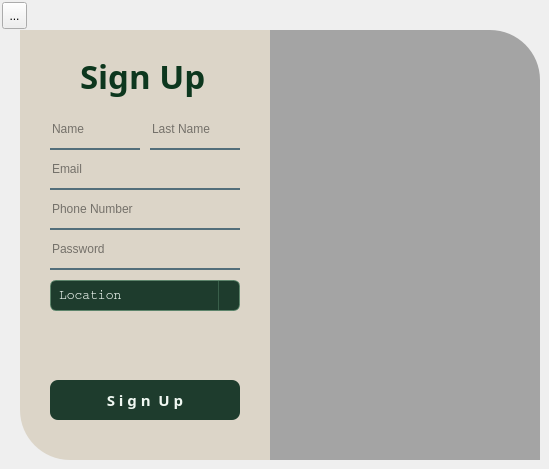
    <widget class="QWidget" name="page_3">
     <widget class="QLabel" name="label_19">
      <property name="geometry">
       <rect>
        <x>20</x>
        <y>30</y>
        <width>250</width>
        <height>430</height>
       </rect>
      </property>
      <property name="font">
       <font>
        <pointsize>20</pointsize>
       </font>
      </property>
      <property name="styleSheet">
       <string notr="true">background-color:rgba(220, 213, 200, 1);
border-bottom-left-radius: 50px;</string>
      </property>
      <property name="text">
       <string/>
      </property>
     </widget>
     <widget class="QLabel" name="label_20">
      <property name="geometry">
       <rect>
        <x>80</x>
        <y>50</y>
        <width>163</width>
        <height>51</height>
       </rect>
      </property>
      <property name="font">
       <font>
        <family>Rockwell</family>
        <pointsize>25</pointsize>
        <italic>false</italic>
        <bold>true</bold>
       </font>
      </property>
      <property name="styleSheet">
       <string notr="true">color:rgba(13, 55, 30, 1);</string>
      </property>
      <property name="text">
       <string>Sign Up</string>
      </property>
     </widget>
     <widget class="QComboBox" name="comboBox_SignCustomerLocation">
      <property name="geometry">
       <rect>
        <x>50</x>
        <y>280</y>
        <width>190</width>
        <height>31</height>
       </rect>
      </property>
      <property name="font">
       <font>
        <family>Courier</family>
        <pointsize>10</pointsize>
        <italic>false</italic>
        <bold>false</bold>
       </font>
      </property>
      <property name="styleSheet">
       <string notr="true">QComboBox {
    background-color: rgba(30, 60, 45, 255);     
    border: 1px solid rgba(80, 130, 100, 180);
    border-radius: 6px;
    padding: 4px 8px;
    color: #F0F8F2;                              
}

QComboBox:hover {
    background-color: rgba(45, 80, 60, 255); 
}

QComboBox::drop-down {
    subcontrol-origin: padding;
    subcontrol-position: top right;
    width: 20px;
    border-left: 1px solid rgba(100, 150, 120, 100);
}

QComboBox QAbstractItemView {
    background-color: rgba(35, 70, 50, 255);      
    selection-background-color: rgba(60, 100, 80, 255);
    color: #F0F8F2;
    border: 1px solid rgba(100, 150, 120, 100);
}

QComboBox::down-arrow {
    image: url(&quot;:/images/dropdown-icon.png&quot;);
    width: 12px;
    height: 12px;
}
</string>
      </property>
      <property name="placeholderText">
       <string>Location</string>
      </property>
      <item>
       <property name="text">
        <string>Tehran</string>
       </property>
      </item>
      <item>
       <property name="text">
        <string>Mashhad</string>
       </property>
      </item>
      <item>
       <property name="text">
        <string>Isfahan</string>
       </property>
      </item>
      <item>
       <property name="text">
        <string>Karaj</string>
       </property>
      </item>
      <item>
       <property name="text">
        <string>Tabriz</string>
       </property>
      </item>
      <item>
       <property name="text">
        <string>Shiraz</string>
       </property>
      </item>
      <item>
       <property name="text">
        <string>Ahvaz</string>
       </property>
      </item>
      <item>
       <property name="text">
        <string>Qom</string>
       </property>
      </item>
      <item>
       <property name="text">
        <string>Kermanshah</string>
       </property>
      </item>
      <item>
       <property name="text">
        <string>Urmia</string>
       </property>
      </item>
      <item>
       <property name="text">
        <string>Rasht</string>
       </property>
      </item>
      <item>
       <property name="text">
        <string>Hamadan</string>
       </property>
      </item>
      <item>
       <property name="text">
        <string>Yazd</string>
       </property>
      </item>
      <item>
       <property name="text">
        <string>Kerman</string>
       </property>
      </item>
      <item>
       <property name="text">
        <string>Ardabil</string>
       </property>
      </item>
      <item>
       <property name="text">
        <string>Bandar Abbas</string>
       </property>
      </item>
      <item>
       <property name="text">
        <string>Qazvin</string>
       </property>
      </item>
      <item>
       <property name="text">
        <string>Shahr-e Kord</string>
       </property>
      </item>
      <item>
       <property name="text">
        <string>Bandar Anzali</string>
       </property>
      </item>
      <item>
       <property name="text">
        <string>Abadan</string>
       </property>
      </item>
     </widget>
     <widget class="QPushButton" name="signUpCustomerButton">
      <property name="geometry">
       <rect>
        <x>50</x>
        <y>380</y>
        <width>190</width>
        <height>40</height>
       </rect>
      </property>
      <property name="font">
       <font>
        <family>Rockwell</family>
        <pointsize>11</pointsize>
        <bold>true</bold>
       </font>
      </property>
      <property name="styleSheet">
       <string notr="true">QPushButton#signUpCustomerButton {
    background-color: rgba(30, 60, 45, 255);    
    color: #F0F8F2;                        
    border: none;
    border-radius: 8px;
    padding: 6px 20px;
}

QPushButton#signUpCustomerButton:hover {
    background-color: rgba(45, 80, 60, 255);    
}

QPushButton#signUpCustomerButton:pressed {
    background-color: rgba(20, 40, 30, 255);    
    padding-left: 8px;
    padding-top: 8px;
}
</string>
      </property>
      <property name="text">
       <string>S i g n  U p</string>
      </property>
     </widget>
     <widget class="QToolButton" name="Customerback">
      <property name="geometry">
       <rect>
        <x>2</x>
        <y>2</y>
        <width>25</width>
        <height>27</height>
       </rect>
      </property>
      <property name="text">
       <string>...</string>
      </property>
      <property name="icon">
       <iconset resource="resources.qrc">
        <normaloff>:/images/left-arrow.png</normaloff>:/images/left-arrow.png</iconset>
      </property>
     </widget>
     <widget class="QLabel" name="label_7">
      <property name="geometry">
       <rect>
        <x>270</x>
        <y>30</y>
        <width>270</width>
        <height>430</height>
       </rect>
      </property>
      <property name="styleSheet">
       <string notr="true">border-image: url(:/images/AppIcon.png);
border-top-right-radius:50px;</string>
      </property>
      <property name="text">
       <string/>
      </property>
     </widget>
     <widget class="QLabel" name="label_28">
      <property name="geometry">
       <rect>
        <x>270</x>
        <y>30</y>
        <width>270</width>
        <height>430</height>
       </rect>
      </property>
      <property name="styleSheet">
       <string notr="true">background-color:rgba(0, 0, 0, 80);
border-top-right-radius:50px;</string>
      </property>
      <property name="text">
       <string/>
      </property>
     </widget>
     <widget class="QLineEdit" name="lineEdit_SignCustomerName">
      <property name="geometry">
       <rect>
        <x>50</x>
        <y>110</y>
        <width>90</width>
        <height>40</height>
       </rect>
      </property>
      <property name="styleSheet">
       <string notr="true">background-color:rgba(0, 0, 0, 0);
border:none;
border-bottom:2px solid rgba(46, 82, 101, 200);
color:rgba(0, 0, 0, 240);</string>
      </property>
      <property name="placeholderText">
       <string>Name</string>
      </property>
     </widget>
     <widget class="QLineEdit" name="lineEdit_SignCustomerLName">
      <property name="geometry">
       <rect>
        <x>150</x>
        <y>110</y>
        <width>90</width>
        <height>40</height>
       </rect>
      </property>
      <property name="styleSheet">
       <string notr="true">background-color:rgba(0, 0, 0, 0);
border:none;
border-bottom:2px solid rgba(46, 82, 101, 200);
color:rgba(0, 0, 0, 240);</string>
      </property>
      <property name="placeholderText">
       <string>Last Name</string>
      </property>
     </widget>
     <widget class="QLineEdit" name="lineEdit_SignCustomerEmail">
      <property name="geometry">
       <rect>
        <x>50</x>
        <y>150</y>
        <width>190</width>
        <height>40</height>
       </rect>
      </property>
      <property name="styleSheet">
       <string notr="true">background-color:rgba(0, 0, 0, 0);
border:none;
border-bottom:2px solid rgba(46, 82, 101, 200);
color:rgba(0, 0, 0, 240);</string>
      </property>
      <property name="placeholderText">
       <string>Email</string>
      </property>
     </widget>
     <widget class="QLineEdit" name="lineEdit_SignCustomerPhoneNumber">
      <property name="geometry">
       <rect>
        <x>50</x>
        <y>190</y>
        <width>190</width>
        <height>40</height>
       </rect>
      </property>
      <property name="styleSheet">
       <string notr="true">background-color:rgba(0, 0, 0, 0);
border:none;
border-bottom:2px solid rgba(46, 82, 101, 200);
color:rgba(0, 0, 0, 240);</string>
      </property>
      <property name="placeholderText">
       <string>Phone Number</string>
      </property>
     </widget>
     <widget class="QLineEdit" name="lineEdit_SignCustomerPassword">
      <property name="geometry">
       <rect>
        <x>50</x>
        <y>230</y>
        <width>190</width>
        <height>40</height>
       </rect>
      </property>
      <property name="styleSheet">
       <string notr="true">background-color:rgba(0, 0, 0, 0);
border:none;
border-bottom:2px solid rgba(46, 82, 101, 200);
color:rgba(0, 0, 0, 240);</string>
      </property>
      <property name="placeholderText">
       <string>Password</string>
      </property>
     </widget>
    </widget>
